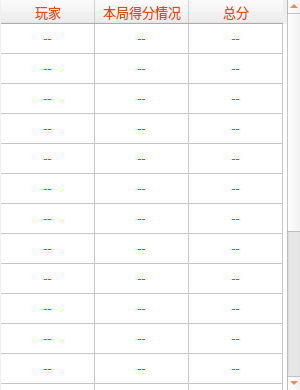
<?xml version="1.0" encoding="UTF-8"?>
<ui version="4.0">
 <class>ranking</class>
 <widget class="QDialog" name="ranking">
  <property name="geometry">
   <rect>
    <x>0</x>
    <y>0</y>
    <width>300</width>
    <height>390</height>
   </rect>
  </property>
  <property name="windowTitle">
   <string>得分榜</string>
  </property>
  <property name="windowIcon">
   <iconset resource="res.qrc">
    <normaloff>:/res/medal.png</normaloff>:/res/medal.png</iconset>
  </property>
  <widget class="QTableWidget" name="tableWidget">
   <property name="enabled">
    <bool>true</bool>
   </property>
   <property name="geometry">
    <rect>
     <x>1</x>
     <y>0</y>
     <width>300</width>
     <height>390</height>
    </rect>
   </property>
   <property name="font">
    <font>
     <family>微软雅黑</family>
     <pointsize>10</pointsize>
     <stylestrategy>PreferAntialias</stylestrategy>
    </font>
   </property>
   <property name="styleSheet">
    <string notr="true">border-image: url(:/res/back_ground_3.jpg);
color: rgb(227, 75, 0);</string>
   </property>
   <property name="inputMethodHints">
    <set>Qt::ImhNone</set>
   </property>
   <property name="frameShape">
    <enum>QFrame::NoFrame</enum>
   </property>
   <property name="editTriggers">
    <set>QAbstractItemView::NoEditTriggers</set>
   </property>
   <property name="selectionMode">
    <enum>QAbstractItemView::NoSelection</enum>
   </property>
   <property name="textElideMode">
    <enum>Qt::ElideMiddle</enum>
   </property>
   <attribute name="horizontalHeaderDefaultSectionSize">
    <number>94</number>
   </attribute>
   <attribute name="verticalHeaderVisible">
    <bool>false</bool>
   </attribute>
   <attribute name="verticalHeaderMinimumSectionSize">
    <number>30</number>
   </attribute>
   <row>
    <property name="text">
     <string>新建行</string>
    </property>
   </row>
   <row>
    <property name="text">
     <string>新建行</string>
    </property>
   </row>
   <row>
    <property name="text">
     <string>新建行</string>
    </property>
   </row>
   <row>
    <property name="text">
     <string>新建行</string>
    </property>
   </row>
   <row>
    <property name="text">
     <string>新建行</string>
    </property>
   </row>
   <row>
    <property name="text">
     <string>新建行</string>
    </property>
   </row>
   <row>
    <property name="text">
     <string>新建行</string>
    </property>
   </row>
   <row>
    <property name="text">
     <string>新建行</string>
    </property>
   </row>
   <row>
    <property name="text">
     <string>新建行</string>
    </property>
   </row>
   <row>
    <property name="text">
     <string>新建行</string>
    </property>
   </row>
   <row>
    <property name="text">
     <string>新建行</string>
    </property>
   </row>
   <row>
    <property name="text">
     <string>新建行</string>
    </property>
   </row>
   <row>
    <property name="text">
     <string>新建行</string>
    </property>
   </row>
   <row>
    <property name="text">
     <string>新建行</string>
    </property>
   </row>
   <row>
    <property name="text">
     <string>新建行</string>
    </property>
   </row>
   <row>
    <property name="text">
     <string>新建行</string>
    </property>
   </row>
   <row>
    <property name="text">
     <string>新建行</string>
    </property>
   </row>
   <row>
    <property name="text">
     <string>新建行</string>
    </property>
   </row>
   <row>
    <property name="text">
     <string>新建行</string>
    </property>
   </row>
   <row>
    <property name="text">
     <string>新建行</string>
    </property>
   </row>
   <column>
    <property name="text">
     <string>玩家</string>
    </property>
   </column>
   <column>
    <property name="text">
     <string>本局得分情况</string>
    </property>
   </column>
   <column>
    <property name="text">
     <string>总分</string>
    </property>
   </column>
   <item row="0" column="0">
    <property name="text">
     <string>--</string>
    </property>
    <property name="textAlignment">
     <set>AlignCenter</set>
    </property>
   </item>
   <item row="0" column="1">
    <property name="text">
     <string>--</string>
    </property>
    <property name="textAlignment">
     <set>AlignCenter</set>
    </property>
   </item>
   <item row="0" column="2">
    <property name="text">
     <string>--</string>
    </property>
    <property name="textAlignment">
     <set>AlignCenter</set>
    </property>
   </item>
   <item row="1" column="0">
    <property name="text">
     <string>--</string>
    </property>
    <property name="textAlignment">
     <set>AlignCenter</set>
    </property>
   </item>
   <item row="1" column="1">
    <property name="text">
     <string>--</string>
    </property>
    <property name="textAlignment">
     <set>AlignCenter</set>
    </property>
   </item>
   <item row="1" column="2">
    <property name="text">
     <string>--</string>
    </property>
    <property name="textAlignment">
     <set>AlignCenter</set>
    </property>
   </item>
   <item row="2" column="0">
    <property name="text">
     <string>--</string>
    </property>
    <property name="textAlignment">
     <set>AlignCenter</set>
    </property>
   </item>
   <item row="2" column="1">
    <property name="text">
     <string>--</string>
    </property>
    <property name="textAlignment">
     <set>AlignCenter</set>
    </property>
   </item>
   <item row="2" column="2">
    <property name="text">
     <string>--</string>
    </property>
    <property name="textAlignment">
     <set>AlignCenter</set>
    </property>
   </item>
   <item row="3" column="0">
    <property name="text">
     <string>--</string>
    </property>
    <property name="textAlignment">
     <set>AlignCenter</set>
    </property>
   </item>
   <item row="3" column="1">
    <property name="text">
     <string>--</string>
    </property>
    <property name="textAlignment">
     <set>AlignCenter</set>
    </property>
   </item>
   <item row="3" column="2">
    <property name="text">
     <string>--</string>
    </property>
    <property name="textAlignment">
     <set>AlignCenter</set>
    </property>
   </item>
   <item row="4" column="0">
    <property name="text">
     <string>--</string>
    </property>
    <property name="textAlignment">
     <set>AlignCenter</set>
    </property>
   </item>
   <item row="4" column="1">
    <property name="text">
     <string>--</string>
    </property>
    <property name="textAlignment">
     <set>AlignCenter</set>
    </property>
   </item>
   <item row="4" column="2">
    <property name="text">
     <string>--</string>
    </property>
    <property name="textAlignment">
     <set>AlignCenter</set>
    </property>
   </item>
   <item row="5" column="0">
    <property name="text">
     <string>--</string>
    </property>
    <property name="textAlignment">
     <set>AlignCenter</set>
    </property>
   </item>
   <item row="5" column="1">
    <property name="text">
     <string>--</string>
    </property>
    <property name="textAlignment">
     <set>AlignCenter</set>
    </property>
   </item>
   <item row="5" column="2">
    <property name="text">
     <string>--</string>
    </property>
    <property name="textAlignment">
     <set>AlignCenter</set>
    </property>
   </item>
   <item row="6" column="0">
    <property name="text">
     <string>--</string>
    </property>
    <property name="textAlignment">
     <set>AlignCenter</set>
    </property>
   </item>
   <item row="6" column="1">
    <property name="text">
     <string>--</string>
    </property>
    <property name="textAlignment">
     <set>AlignCenter</set>
    </property>
   </item>
   <item row="6" column="2">
    <property name="text">
     <string>--</string>
    </property>
    <property name="textAlignment">
     <set>AlignCenter</set>
    </property>
   </item>
   <item row="7" column="0">
    <property name="text">
     <string>--</string>
    </property>
    <property name="textAlignment">
     <set>AlignCenter</set>
    </property>
   </item>
   <item row="7" column="1">
    <property name="text">
     <string>--</string>
    </property>
    <property name="textAlignment">
     <set>AlignCenter</set>
    </property>
   </item>
   <item row="7" column="2">
    <property name="text">
     <string>--</string>
    </property>
    <property name="textAlignment">
     <set>AlignCenter</set>
    </property>
   </item>
   <item row="8" column="0">
    <property name="text">
     <string>--</string>
    </property>
    <property name="textAlignment">
     <set>AlignCenter</set>
    </property>
   </item>
   <item row="8" column="1">
    <property name="text">
     <string>--</string>
    </property>
    <property name="textAlignment">
     <set>AlignCenter</set>
    </property>
   </item>
   <item row="8" column="2">
    <property name="text">
     <string>--</string>
    </property>
    <property name="textAlignment">
     <set>AlignCenter</set>
    </property>
   </item>
   <item row="9" column="0">
    <property name="text">
     <string>--</string>
    </property>
    <property name="textAlignment">
     <set>AlignCenter</set>
    </property>
   </item>
   <item row="9" column="1">
    <property name="text">
     <string>--</string>
    </property>
    <property name="textAlignment">
     <set>AlignCenter</set>
    </property>
   </item>
   <item row="9" column="2">
    <property name="text">
     <string>--</string>
    </property>
    <property name="textAlignment">
     <set>AlignCenter</set>
    </property>
   </item>
   <item row="10" column="0">
    <property name="text">
     <string>--</string>
    </property>
    <property name="textAlignment">
     <set>AlignCenter</set>
    </property>
   </item>
   <item row="10" column="1">
    <property name="text">
     <string>--</string>
    </property>
    <property name="textAlignment">
     <set>AlignCenter</set>
    </property>
   </item>
   <item row="10" column="2">
    <property name="text">
     <string>--</string>
    </property>
    <property name="textAlignment">
     <set>AlignCenter</set>
    </property>
   </item>
   <item row="11" column="0">
    <property name="text">
     <string>--</string>
    </property>
    <property name="textAlignment">
     <set>AlignCenter</set>
    </property>
   </item>
   <item row="11" column="1">
    <property name="text">
     <string>--</string>
    </property>
    <property name="textAlignment">
     <set>AlignCenter</set>
    </property>
   </item>
   <item row="11" column="2">
    <property name="text">
     <string>--</string>
    </property>
    <property name="textAlignment">
     <set>AlignCenter</set>
    </property>
   </item>
   <item row="12" column="0">
    <property name="text">
     <string>--</string>
    </property>
    <property name="textAlignment">
     <set>AlignCenter</set>
    </property>
   </item>
   <item row="12" column="1">
    <property name="text">
     <string>--</string>
    </property>
    <property name="textAlignment">
     <set>AlignCenter</set>
    </property>
   </item>
   <item row="12" column="2">
    <property name="text">
     <string>--</string>
    </property>
    <property name="textAlignment">
     <set>AlignCenter</set>
    </property>
   </item>
   <item row="13" column="0">
    <property name="text">
     <string>--</string>
    </property>
    <property name="textAlignment">
     <set>AlignCenter</set>
    </property>
   </item>
   <item row="13" column="1">
    <property name="text">
     <string>--</string>
    </property>
    <property name="textAlignment">
     <set>AlignCenter</set>
    </property>
   </item>
   <item row="13" column="2">
    <property name="text">
     <string>--</string>
    </property>
    <property name="textAlignment">
     <set>AlignCenter</set>
    </property>
   </item>
   <item row="14" column="0">
    <property name="text">
     <string>--</string>
    </property>
    <property name="textAlignment">
     <set>AlignCenter</set>
    </property>
   </item>
   <item row="14" column="1">
    <property name="text">
     <string>--</string>
    </property>
    <property name="textAlignment">
     <set>AlignCenter</set>
    </property>
   </item>
   <item row="14" column="2">
    <property name="text">
     <string>--</string>
    </property>
    <property name="textAlignment">
     <set>AlignCenter</set>
    </property>
   </item>
   <item row="15" column="0">
    <property name="text">
     <string>--</string>
    </property>
    <property name="textAlignment">
     <set>AlignCenter</set>
    </property>
   </item>
   <item row="15" column="1">
    <property name="text">
     <string>--</string>
    </property>
    <property name="textAlignment">
     <set>AlignCenter</set>
    </property>
   </item>
   <item row="15" column="2">
    <property name="text">
     <string>--</string>
    </property>
    <property name="textAlignment">
     <set>AlignCenter</set>
    </property>
   </item>
   <item row="16" column="0">
    <property name="text">
     <string>--</string>
    </property>
    <property name="textAlignment">
     <set>AlignCenter</set>
    </property>
   </item>
   <item row="16" column="1">
    <property name="text">
     <string>--</string>
    </property>
    <property name="textAlignment">
     <set>AlignCenter</set>
    </property>
   </item>
   <item row="16" column="2">
    <property name="text">
     <string>--</string>
    </property>
    <property name="textAlignment">
     <set>AlignCenter</set>
    </property>
   </item>
   <item row="17" column="0">
    <property name="text">
     <string>--</string>
    </property>
    <property name="textAlignment">
     <set>AlignCenter</set>
    </property>
   </item>
   <item row="17" column="1">
    <property name="text">
     <string>--</string>
    </property>
    <property name="textAlignment">
     <set>AlignCenter</set>
    </property>
   </item>
   <item row="17" column="2">
    <property name="text">
     <string>--</string>
    </property>
    <property name="textAlignment">
     <set>AlignCenter</set>
    </property>
   </item>
   <item row="18" column="0">
    <property name="text">
     <string>--</string>
    </property>
    <property name="textAlignment">
     <set>AlignCenter</set>
    </property>
   </item>
   <item row="18" column="1">
    <property name="text">
     <string>--</string>
    </property>
    <property name="textAlignment">
     <set>AlignCenter</set>
    </property>
   </item>
   <item row="18" column="2">
    <property name="text">
     <string>--</string>
    </property>
    <property name="textAlignment">
     <set>AlignCenter</set>
    </property>
   </item>
   <item row="19" column="0">
    <property name="text">
     <string>--</string>
    </property>
    <property name="textAlignment">
     <set>AlignCenter</set>
    </property>
   </item>
   <item row="19" column="1">
    <property name="text">
     <string>--</string>
    </property>
    <property name="textAlignment">
     <set>AlignCenter</set>
    </property>
   </item>
   <item row="19" column="2">
    <property name="text">
     <string>--</string>
    </property>
    <property name="textAlignment">
     <set>AlignCenter</set>
    </property>
   </item>
  </widget>
 </widget>
 <resources>
  <include location="res.qrc"/>
 </resources>
 <connections/>
</ui>
